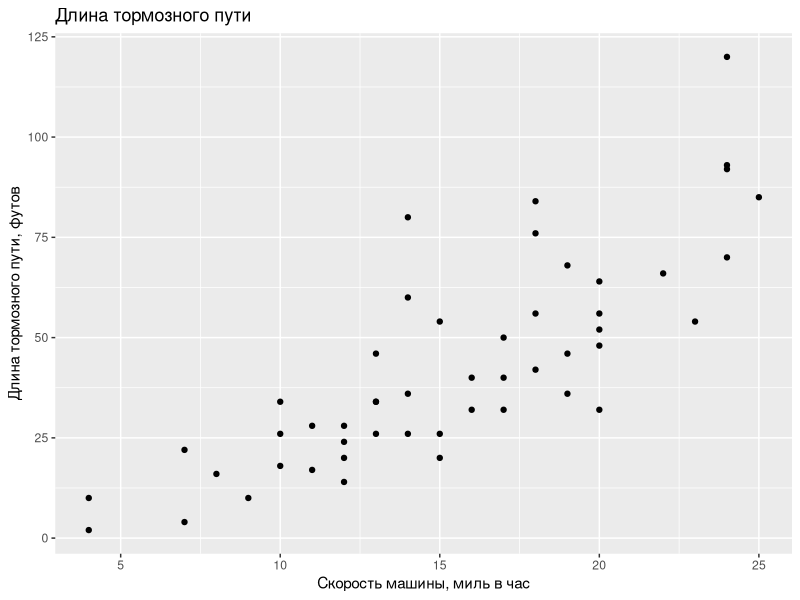
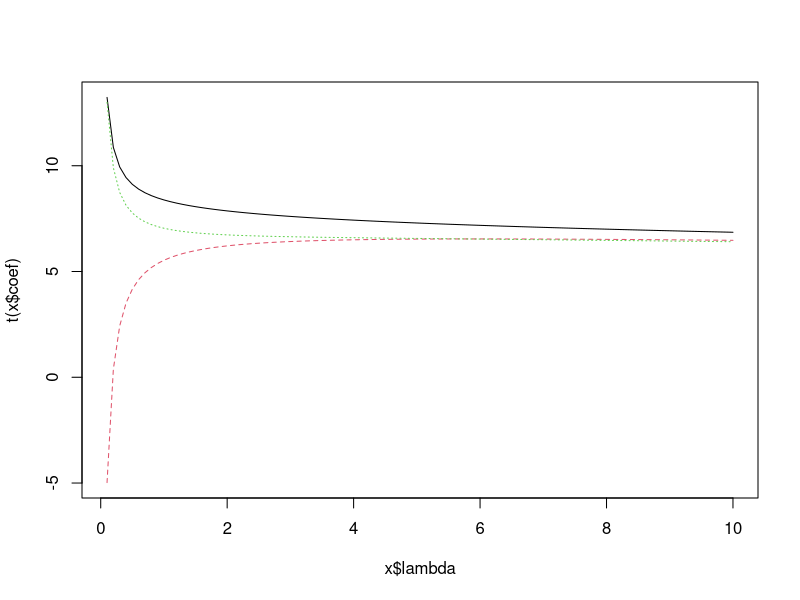
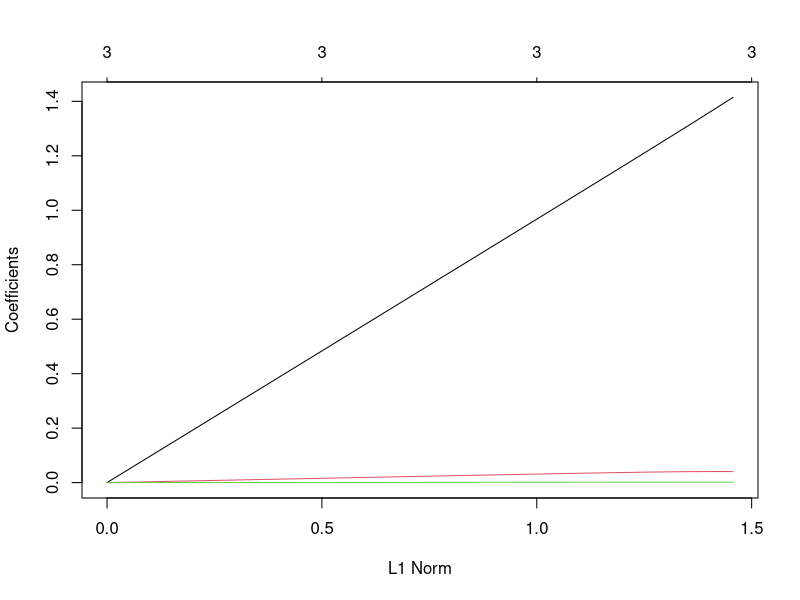

The R script that drew these images, in order:
## ---- chunk 1
library("knitr") # создание отчётов
# opts_chunk$set(cache=TRUE)

library("ggplot2") # графики
library("glmnet") # LASSO
library("car") # compute vif()
library("MASS") # ridge regression
library("quantreg") # quantile regression
## ---- chunk 2
ggplot(data = cars, aes(x = speed, y = dist)) + geom_point() +
  labs(x = "Скорость машины, миль в час",
       y = "Длина тормозного пути, футов",
       title = "Длина тормозного пути")  
## ---- chunk 3
m.poly3 <- lm(dist ~ speed + I(speed^2) + I(speed^3), data = cars)
## ---- chunk 4
summary(m.poly3)
## ---- chunk 5
X <- model.matrix(~ 0 + speed + I(speed^2) + I(speed^3), data = cars)
cor(X)
## ---- chunk 6
X <- model.matrix( ~ speed + I(speed^2) + I(speed^3), data = cars)
XX <- t(X) %*% X
eigen <- eigen(XX)
eigen$values
CI <- sqrt(max(eigen$values) / min(eigen$values))
CI
## ---- chunk 7
vif(m.poly3)
## ---- chunk 8
m.vif1 <- lm(speed ~ I(speed^2) + I(speed^3), data = cars)
r2.1 <- summary(m.vif1)$r.squared
vif1 <- 1 / (1 - r2.1)
vif1
## ---- chunk 9
vcov(m.poly3)
## ---- chunk 10
new <- data.frame(speed = 10)
predict(m.poly3, newdata=new, interval = 'confidence')
## ---- chunk 11
cars$spc <- cars$speed - mean(cars$speed)
m.poly3c <- lm(dist ~ spc + I(spc^2) + I(spc^3), data = cars)
summary(m.poly3c)
## ---- chunk 12
vcov(m.poly3c)
## ---- chunk 13
new$spc <- 10 - mean(cars$speed)
predict(m.poly3c, newdata = new, interval = 'confidence')
## ---- chunk 14
m.line <- lm(dist ~ speed, data = cars)
summary(m.line)
## ---- chunk 15
lambdas <- seq(0.1, 10, by = 0.1) # для этих лямбд будем делать RR
m.rr <- lm.ridge(dist ~ speed + I(speed^2) + I(speed^3), lambda = lambdas, data = cars)
## ---- chunk 16
head(coef(m.rr))
plot(m.rr)
## ---- chunk 17
m.rr$kHKB # оценка Hoerl, Kennard and Baldwin
m.rr$kLW # оценка Lawless and Wang 
## ---- chunk 18
X <- model.matrix(~ 0 + speed + I(speed^2) + I(speed^3), data = cars)
y <- cars$dist
fit <- glmnet(X, y, alpha = 0)
plot(fit)
## ---- chunk 19
head(fit$lambda) # вектор лямбд
head(fit$a0) # вектор оценок свободных коэффициентов
## ---- chunk 20
fit$beta[, 1:5] # покажем только первые 5
## ---- chunk 21
cv.fit <- cv.glmnet(X, y)
cv.fit$lambda.min
